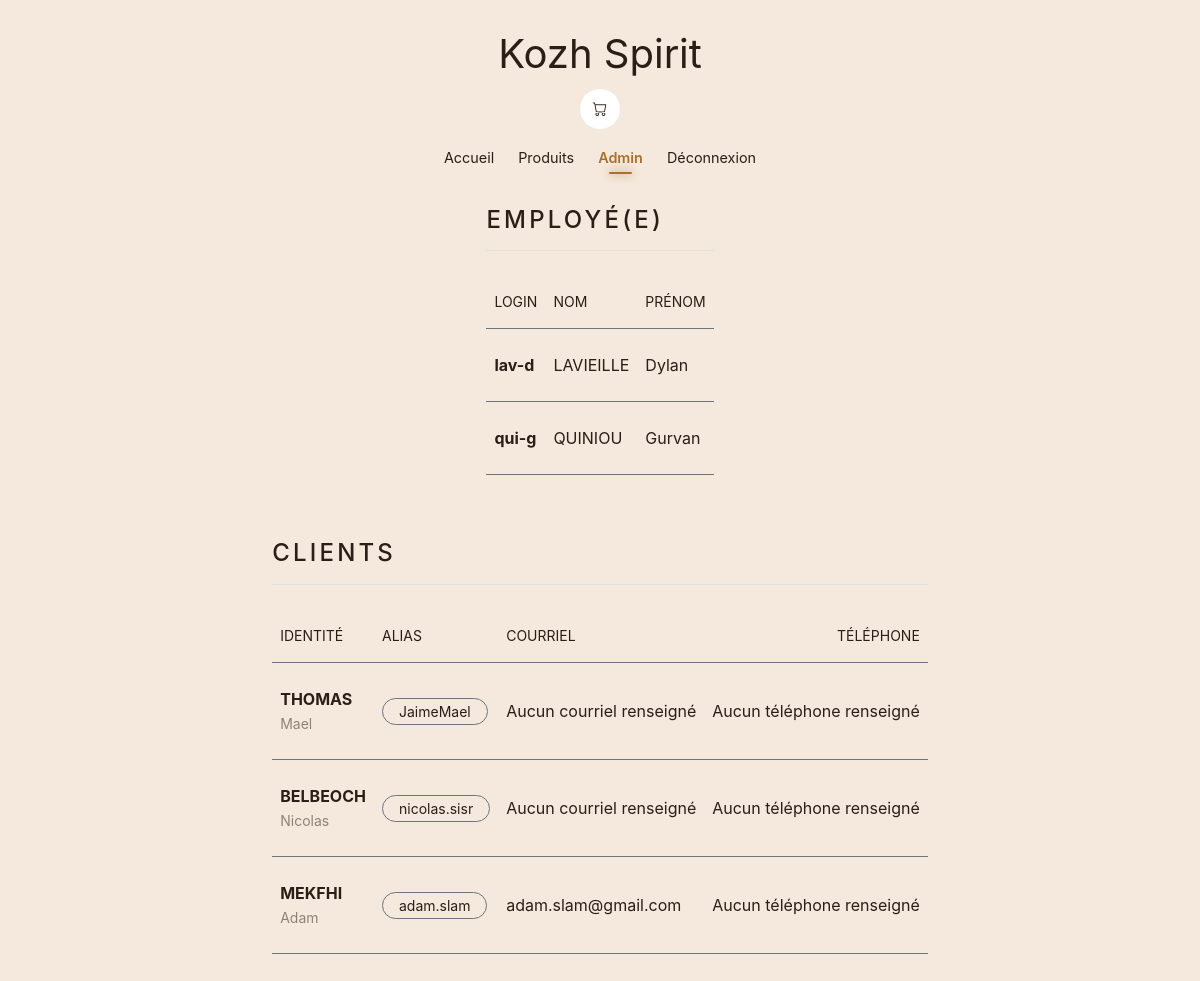
Page /?page=admin (signed in) on the committed database.
### tables this page shows
CREATE TABLE `users` (
  `codeUser` int(11) NOT NULL,
  `login` varchar(15) NOT NULL,
  `mdp` varchar(32) NOT NULL,
  `nom` varchar(32) NOT NULL,
  `prenom` varchar(32) NOT NULL,
  `role` varchar(3) NOT NULL DEFAULT 'usr'
);

CREATE TABLE `client` (
  `idClient` int(11) NOT NULL,
  `nom` varchar(32) NOT NULL,
  `prenom` varchar(32) NOT NULL,
  `pseudo` varchar(32) NOT NULL,
  `mdp` varchar(32) NOT NULL,
  `mail` varchar(50) DEFAULT NULL,
  `telephone` varchar(15) DEFAULT NULL
);

### app/controllers/AdminController.php (called while the page is built, shortened)
<?php
class AdminController
{
    public function index(PDO $db): void
    {
        $userModel = new User($db);
        $clientModel = new Customer($db);
        $users = $userModel->getAll();
        $clients = $clientModel->getAll();
        $content = require_once ROOT . "app/views/admin/index.php";
        require_once ROOT . "app/views/layout.php";
    }
}

### app/models/User.php (called while the page is built, shortened)
<?php
readonly class User
{
    private PDO $db;
    public function __construct(PDO $db)
    {
        $this->db = $db;
    }
    public function getAll(): array
    {
        $sql = "SELECT * FROM users;";
        return $this->db->query($sql)->fetchAll(PDO::FETCH_ASSOC);
    }
}

### app/models/Customer.php (called while the page is built, shortened)
<?php
readonly class Customer
{
    private PDO $db;
    public function __construct(PDO $db)
    {
        $this->db = $db;
    }
    public function getAll(): array
    {
        $sql = "SELECT * FROM client;";
        return $this->db->query($sql)->fetchAll(PDO::FETCH_ASSOC);
    }
}

### app/views/admin/index.php (the view)
<main class="d-flex flex-column align-items-center justify-content-center mt-2">
    <section class="mb-5">
        <h2 class="h4 border-bottom pb-3 mb-4 text-uppercase ls-lg">Employé(e)</h2>
        <div class="table-responsive">
            <table class="table table-borderless bg-transparent align-middle">
                <thead>
                <tr class="small text-uppercase border-bottom border-secondary">
                    <th class="py-3 fw-normal">Login</th>
                    <th class="py-3 fw-normal">Nom</th>
                    <th class="py-3 fw-normal">Prénom</th>
                </tr>
                </thead>
                <tbody>
                <?php  foreach ($users as $user):?>
                    <tr class="border-bottom border-secondary">
                        <td class="py-4 fw-bold"> <?= $user["login"] ?></td>
                        <td class="py-4 text-uppercase"><?= $user["nom"] ?></td>
                        <td class="py-4"><?= $user["prenom"] ?></td>
                    </tr>
                <?php endforeach; ?>
                </tbody>
            </table>
        </div>
    </section>
    <section class="mb-5">
        <h2 class="h4 border-bottom pb-3 mb-4 text-uppercase ls-lg">Clients</h2>
        <div class="table-responsive">
            <table class="table table-borderless bg-transparent align-middle">
                <thead>
                <tr class="small text-uppercase border-bottom border-secondary">
                    <th class="py-3 fw-normal">Identité</th>
                    <th class="py-3 fw-normal">Alias</th>
                    <th class="py-3 fw-normal">Courriel</th>
                    <th class="py-3 fw-normal text-end">Téléphone</th>
                </tr>
                </thead>
                <tbody>
                <?php foreach ($clients as $client):?>
                    <tr class="border-bottom border-secondary">
                        <td class="py-4">
                            <span class="d-block text-uppercase fw-bold"><?= $client["nom"] ?></span>
                            <small class="opacity-50"><?= $client["prenom"] ?></small>
                        </td>
                        <td class="py-4">
                        <span class="border border-secondary px-3 py-1 rounded-pill small">
                            <?= $client["pseudo"] ?>
                        </span>
                        </td>
                        <td class="py-4"><?= $client["mail"] ?: "Aucun courriel renseigné" ?></td>
                        <td class="py-4 text-end"><?= $client["telephone"] ?: "Aucun téléphone renseigné" ?></td>
                    </tr>
                <?php endforeach; ?>
                </tbody>
            </table>
        </div>
    </section>
</main>

### public/css/styles.css (style rules this page uses)
:root { --bg: #F4E9DC; --bg-card: #FFFFFF; --acc: #A9712B; --acc-soft: rgba(169, 113, 43, 0.08); --txt: #2B1E16; --txt-mute: #7A6A58; --border: rgba(169, 113, 43, 0.15); }
body { background-color: var(--bg); color: var(--txt); transition: 0.5s; font-family: 'Inter', sans-serif; }
::placeholder { color: var(--txt-mute) !important; opacity: 0.5 !important; }
.ls-lg { letter-spacing: 0.2rem; }
.table { --bs-table-bg: transparent !important; --bs-table-color: var(--txt) !important; background-color: transparent !important; color: var(--txt) !important; border-color: var(--border) !important; }

### rows in the picture
users: login "lav-d", nom "LAVIEILLE", prenom "Dylan"
users: login "qui-g", nom "QUINIOU", prenom "Gurvan"
client: nom "THOMAS", prenom "Mael", pseudo "JaimeMael", mail "Aucun courriel renseigné", telephone "Aucun téléphone renseigné"
client: nom "BELBEOCH", prenom "Nicolas", pseudo "nicolas.sisr", mail "Aucun courriel renseigné", telephone "Aucun téléphone renseigné"
client: nom "MEKFHI", prenom "Adam", pseudo "adam.slam", mail "adam.slam@gmail.com", telephone "Aucun téléphone renseigné"
